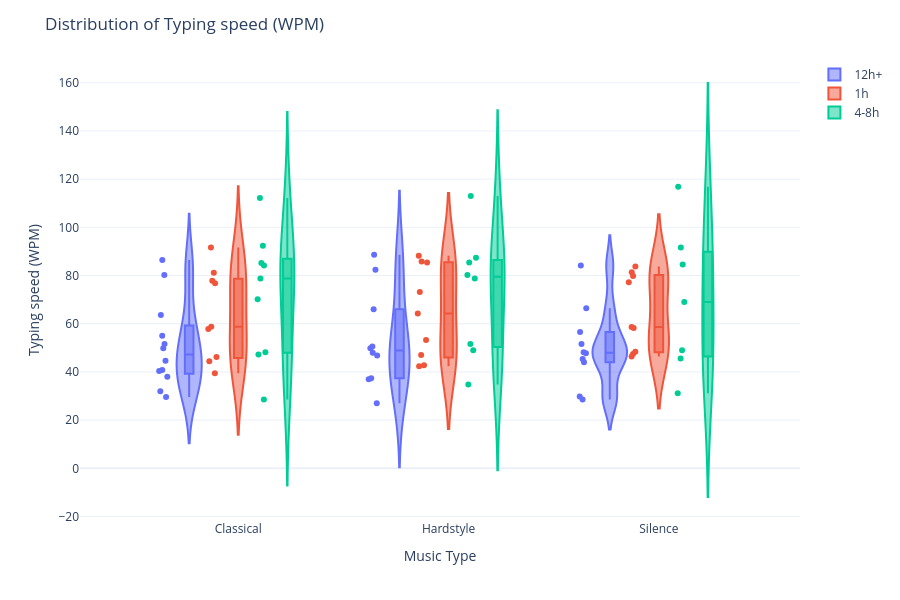
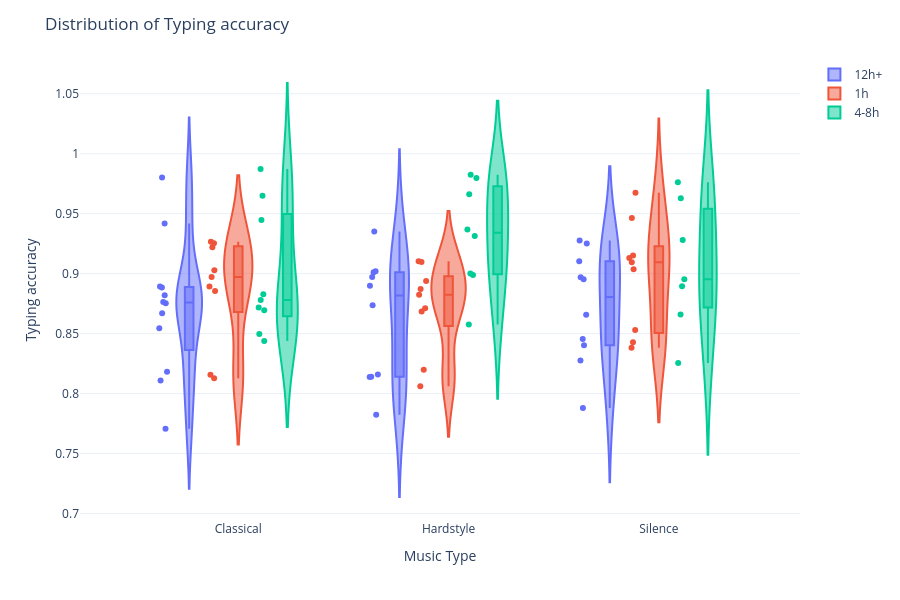
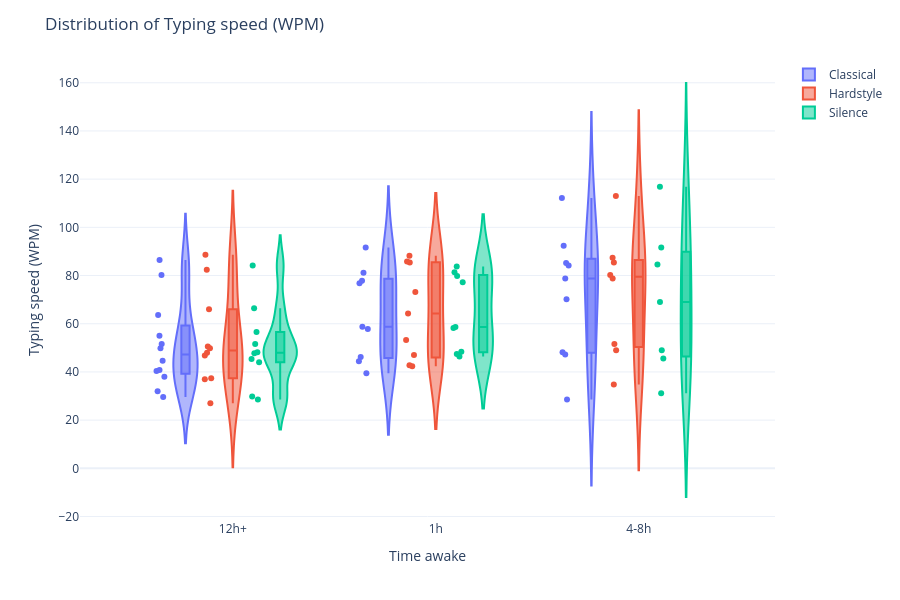
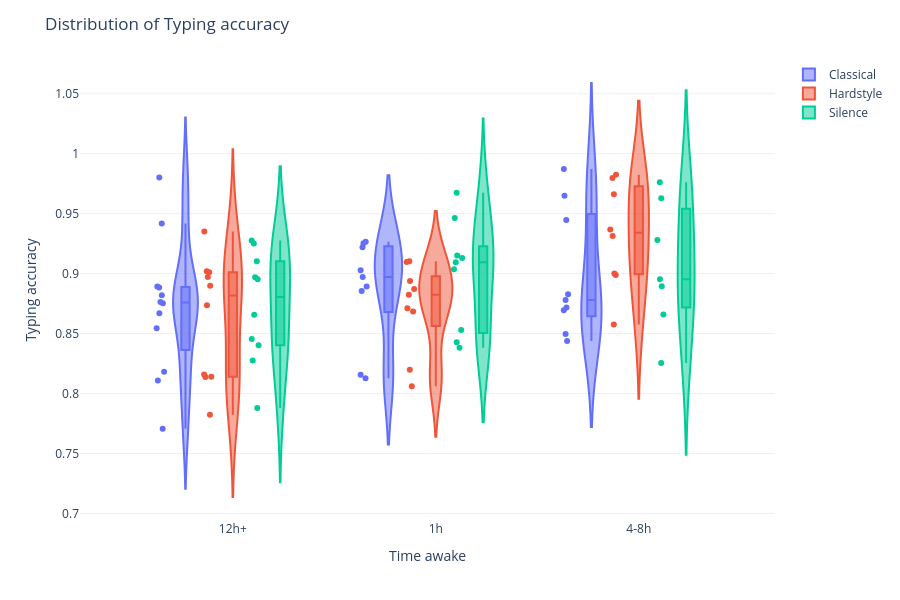

The notebook cell saved with these charts, in order:
### Code cell
# ---------- 4. publication-quality figures ----------
def violin_plot(
    xAxis: str, yAxis: str, sortBy: str, xlabel: str, ylabel: str, func_name: str
):
    fig = px.violin(
        df,
        x=xAxis,
        y=yAxis,
        color=sortBy,
        box=True,
        points="all",
        labels={xAxis: xlabel, yAxis: ylabel},
        width=PLOT_WIDTH,
        height=PLOT_HEIGHT,
    )
    fig.update_layout(
        title=f"Distribution of {ylabel}", violingap=0.3, legend_title_text=""
    )
    fig.write_image(OUT_DIR / f"{func_name}-{sortBy}.svg")
    fig.write_image(OUT_DIR / f"{func_name}-{sortBy}.png", scale=2)  # high-res bitmap
    return fig


violin_plot_wpm = violin_plot(
    xAxis="music_type",
    xlabel="Music Type",
    yAxis="typing_speed_wpm",
    ylabel="Typing speed (WPM)",
    sortBy="time_awake",
    func_name="violin_wpm",
)
violin_plot_wpm.show()

violin_plot_acc = violin_plot(
    xAxis="music_type",
    xlabel="Music Type",
    yAxis="typing_accuracy",
    ylabel="Typing accuracy",
    sortBy="time_awake",
    func_name="violin_acc",
)
violin_plot_acc.show()

violin_plot_wpm_music = violin_plot(
    xAxis="time_awake",
    xlabel="Time awake",
    yAxis="typing_speed_wpm",
    ylabel="Typing speed (WPM)",
    sortBy="music_type",
    func_name="violin_wpm_music",
)
violin_plot_wpm_music.show()

violin_plot_acc_music = violin_plot(
    xAxis="time_awake",
    xlabel="Time awake",
    yAxis="typing_accuracy",
    ylabel="Typing accuracy",
    sortBy="music_type",
    func_name="violin_acc_music",
)
violin_plot_acc_music.show()

### Figure 1 — Plotly figure (JSON) as saved in the notebook; plotly's stock layout.template omitted (floating-point values rounded to 4 significant figures)
{"data": [{"alignmentgroup": "True", "box": {"visible": true}, "hovertemplate": "time_awake=12h+<br>Music Type=%{x}<br>Typing speed (WPM)=%{y}<extra></extra>", "legendgroup": "12h+", "marker": {"color": "#636efa"}, "name": "12h+", "offsetgroup": "12h+", "orientation": "v", "points": "all", "scalegroup": "True", "showlegend": true, "type": "violin", "x": ["Classical", "Hardstyle", "Classical", "Classical", "Silence", "Silence", "Hardstyle", "Classical", "Classical", "Hardstyle", "Silence", "Silence", "Hardstyle", "Classical", "Hardstyle", "Silence", "Classical", "Classical", "Hardstyle", "Silence", "Silence", "Hardstyle", "Classical", "Classical", "Hardstyle", "Silence", "Classical", "Hardstyle", "Silence", "Classical", "Silence", "Hardstyle"], "x0": " ", "xaxis": "x", "y": [86.4, 88.6, 40.4, 55.0, 66.4, 29.8, 37.0, 29.6, 40.8, 46.8, 45.4, 84.2, 82.4, 80.2, 27.0, 28.6, 32.0, 51.6, 49.8, 51.6, 56.6, 66.0, 63.6, 49.8, 48.0, 47.8, 38.0, 37.4, 44.0, 44.6, 48.2, 50.6], "y0": " ", "yaxis": "y"}, {"alignmentgroup": "True", "box": {"visible": true}, "hovertemplate": "time_awake=1h<br>Music Type=%{x}<br>Typing speed (WPM)=%{y}<extra></extra>", "legendgroup": "1h", "marker": {"color": "#EF553B"}, "name": "1h", "offsetgroup": "1h", "orientation": "v", "points": "all", "scalegroup": "True", "showlegend": true, "type": "violin", "x": ["Classical", "Silence", "Hardstyle", "Hardstyle", "Classical", "Silence", "Hardstyle", "Classical", "Silence", "Hardstyle", "Classical", "Silence", "Classical", "Hardstyle", "Silence", "Hardstyle", "Silence", "Classical", "Hardstyle", "Silence", "Classical", "Classical", "Silence", "Hardstyle", "Silence", "Classical", "Hardstyle"], "x0": " ", "xaxis": "x", "y": [81.2, 81.4, 73.2, 42.8, 44.4, 47.4, 88.2, 76.8, 79.8, 64.2, 58.8, 58.6, 39.4, 47.0, 48.4, 53.2, 58.2, 57.8, 42.4, 46.4, 46.2, 91.6, 77.2, 85.4, 83.8, 77.8, 85.8], "y0": " ", "yaxis": "y"}, {"alignmentgroup": "True", "box": {"visible": true}, "hovertemplate": "time_awake=4-8h<br>Music Type=%{x}<br>Typing speed (WPM)=%{y}<extra></extra>", "legendgroup": "4-8h", "marker": {"color": "#00cc96"}, "name": "4-8h", "offsetgroup": "4-8h", "orientation": "v", "points": "all", "scalegroup": "True", "showlegend": true, "type": "violin", "x": ["Classical", "Hardstyle", "Classical", "Classical", "Hardstyle", "Silence", "Silence", "Classical", "Hardstyle", "Classical", "Hardstyle", "Silence", "Classical", "Hardstyle", "Silence", "Hardstyle", "Classical", "Silence", "Hardstyle", "Classical", "Silence", "Hardstyle", "Silence", "Classical"], "x0": " ", "xaxis": "x", "y": [70.2, 87.4, 85.2, 28.6, 34.8, 31.2, 49.0, 48.2, 51.6, 92.4, 85.4, 84.6, 78.8, 78.8, 69.0, 113.0, 112.2, 116.8, 49.0, 47.2, 45.6, 80.2, 91.6, 84.2], "y0": " ", "yaxis": "y"}], "layout": {"height": 600, "legend": {"title": {"text": ""}, "tracegroupgap": 0}, "margin": {"t": 60}, "title": {"text": "Distribution of Typing speed (WPM)"}, "violingap": 0.3, "violinmode": "group", "width": 900, "xaxis": {"anchor": "y", "domain": [0, 1], "title": {"text": "Music Type"}}, "yaxis": {"anchor": "x", "domain": [0, 1], "title": {"text": "Typing speed (WPM)"}}}}

### Figure 2 — Plotly figure (JSON) as saved in the notebook; plotly's stock layout.template omitted (floating-point values rounded to 4 significant figures)
{"data": [{"alignmentgroup": "True", "box": {"visible": true}, "hovertemplate": "time_awake=12h+<br>Music Type=%{x}<br>Typing accuracy=%{y}<extra></extra>", "legendgroup": "12h+", "marker": {"color": "#636efa"}, "name": "12h+", "offsetgroup": "12h+", "orientation": "v", "points": "all", "scalegroup": "True", "showlegend": true, "type": "violin", "x": ["Classical", "Hardstyle", "Classical", "Classical", "Silence", "Silence", "Hardstyle", "Classical", "Classical", "Hardstyle", "Silence", "Silence", "Hardstyle", "Classical", "Hardstyle", "Silence", "Classical", "Classical", "Hardstyle", "Silence", "Silence", "Hardstyle", "Classical", "Classical", "Hardstyle", "Silence", "Classical", "Hardstyle", "Silence", "Classical", "Silence", "Hardstyle"], "x0": " ", "xaxis": "x", "y": [0.8819, 0.8736, 0.9802, 0.9418, 0.9277, 0.8658, 0.9351, 0.8108, 0.8884, 0.9012, 0.8954, 0.897, 0.8899, 0.8892, 0.7823, 0.9103, 0.7706, 0.8764, 0.8139, 0.9251, 0.788, 0.902, 0.8754, 0.8545, 0.8972, 0.8276, 0.8182, 0.8141, 0.8403, 0.867, 0.8456, 0.8159], "y0": " ", "yaxis": "y"}, {"alignmentgroup": "True", "box": {"visible": true}, "hovertemplate": "time_awake=1h<br>Music Type=%{x}<br>Typing accuracy=%{y}<extra></extra>", "legendgroup": "1h", "marker": {"color": "#EF553B"}, "name": "1h", "offsetgroup": "1h", "orientation": "v", "points": "all", "scalegroup": "True", "showlegend": true, "type": "violin", "x": ["Classical", "Silence", "Hardstyle", "Hardstyle", "Classical", "Silence", "Hardstyle", "Classical", "Silence", "Hardstyle", "Classical", "Silence", "Classical", "Hardstyle", "Silence", "Hardstyle", "Silence", "Classical", "Hardstyle", "Silence", "Classical", "Classical", "Silence", "Hardstyle", "Silence", "Classical", "Hardstyle"], "x0": " ", "xaxis": "x", "y": [0.8892, 0.8428, 0.806, 0.8938, 0.8156, 0.9036, 0.8684, 0.8128, 0.915, 0.8824, 0.9029, 0.8381, 0.922, 0.8871, 0.9675, 0.8198, 0.9463, 0.9267, 0.8711, 0.9095, 0.8971, 0.9254, 0.8529, 0.9097, 0.913, 0.8856, 0.9103], "y0": " ", "yaxis": "y"}, {"alignmentgroup": "True", "box": {"visible": true}, "hovertemplate": "time_awake=4-8h<br>Music Type=%{x}<br>Typing accuracy=%{y}<extra></extra>", "legendgroup": "4-8h", "marker": {"color": "#00cc96"}, "name": "4-8h", "offsetgroup": "4-8h", "orientation": "v", "points": "all", "scalegroup": "True", "showlegend": true, "type": "violin", "x": ["Classical", "Hardstyle", "Classical", "Classical", "Hardstyle", "Silence", "Silence", "Classical", "Hardstyle", "Classical", "Hardstyle", "Silence", "Classical", "Hardstyle", "Silence", "Hardstyle", "Classical", "Silence", "Hardstyle", "Classical", "Silence", "Hardstyle", "Silence", "Classical"], "x0": " ", "xaxis": "x", "y": [0.8718, 0.9314, 0.8779, 0.8497, 0.9661, 0.8896, 0.8953, 0.8828, 0.9, 0.9448, 0.8989, 0.8255, 0.9873, 0.9798, 0.9629, 0.9824, 0.9649, 0.9762, 0.9368, 0.8438, 0.928, 0.8575, 0.8658, 0.8694], "y0": " ", "yaxis": "y"}], "layout": {"height": 600, "legend": {"title": {"text": ""}, "tracegroupgap": 0}, "margin": {"t": 60}, "title": {"text": "Distribution of Typing accuracy"}, "violingap": 0.3, "violinmode": "group", "width": 900, "xaxis": {"anchor": "y", "domain": [0, 1], "title": {"text": "Music Type"}}, "yaxis": {"anchor": "x", "domain": [0, 1], "title": {"text": "Typing accuracy"}}}}

### Figure 3 — Plotly figure (JSON) as saved in the notebook; plotly's stock layout.template omitted (floating-point values rounded to 4 significant figures)
{"data": [{"alignmentgroup": "True", "box": {"visible": true}, "hovertemplate": "music_type=Classical<br>Time awake=%{x}<br>Typing speed (WPM)=%{y}<extra></extra>", "legendgroup": "Classical", "marker": {"color": "#636efa"}, "name": "Classical", "offsetgroup": "Classical", "orientation": "v", "points": "all", "scalegroup": "True", "showlegend": true, "type": "violin", "x": ["12h+", "12h+", "12h+", "1h", "4-8h", "12h+", "4-8h", "12h+", "4-8h", "12h+", "1h", "1h", "4-8h", "12h+", "4-8h", "12h+", "12h+", "1h", "1h", "1h", "4-8h", "4-8h", "1h", "1h", "12h+", "12h+", "4-8h", "12h+", "1h", "4-8h"], "x0": " ", "xaxis": "x", "y": [86.4, 40.4, 55.0, 81.2, 70.2, 29.6, 85.2, 40.8, 28.6, 80.2, 44.4, 76.8, 48.2, 32.0, 92.4, 51.6, 63.6, 58.8, 39.4, 57.8, 78.8, 112.2, 46.2, 91.6, 49.8, 38.0, 47.2, 44.6, 77.8, 84.2], "y0": " ", "yaxis": "y"}, {"alignmentgroup": "True", "box": {"visible": true}, "hovertemplate": "music_type=Hardstyle<br>Time awake=%{x}<br>Typing speed (WPM)=%{y}<extra></extra>", "legendgroup": "Hardstyle", "marker": {"color": "#EF553B"}, "name": "Hardstyle", "offsetgroup": "Hardstyle", "orientation": "v", "points": "all", "scalegroup": "True", "showlegend": true, "type": "violin", "x": ["12h+", "1h", "12h+", "4-8h", "12h+", "4-8h", "12h+", "1h", "1h", "4-8h", "12h+", "4-8h", "12h+", "12h+", "1h", "1h", "1h", "4-8h", "4-8h", "1h", "1h", "12h+", "4-8h", "12h+", "12h+", "1h", "4-8h"], "x0": " ", "xaxis": "x", "y": [88.6, 73.2, 37.0, 87.4, 46.8, 34.8, 82.4, 42.8, 88.2, 51.6, 27.0, 85.4, 49.8, 66.0, 64.2, 47.0, 53.2, 78.8, 113.0, 42.4, 85.4, 48.0, 49.0, 37.4, 50.6, 85.8, 80.2], "y0": " ", "yaxis": "y"}, {"alignmentgroup": "True", "box": {"visible": true}, "hovertemplate": "music_type=Silence<br>Time awake=%{x}<br>Typing speed (WPM)=%{y}<extra></extra>", "legendgroup": "Silence", "marker": {"color": "#00cc96"}, "name": "Silence", "offsetgroup": "Silence", "orientation": "v", "points": "all", "scalegroup": "True", "showlegend": true, "type": "violin", "x": ["12h+", "1h", "12h+", "12h+", "4-8h", "12h+", "1h", "1h", "4-8h", "12h+", "4-8h", "12h+", "12h+", "1h", "1h", "1h", "4-8h", "4-8h", "1h", "1h", "12h+", "4-8h", "12h+", "12h+", "1h", "4-8h"], "x0": " ", "xaxis": "x", "y": [66.4, 81.4, 29.8, 45.4, 31.2, 84.2, 47.4, 79.8, 49.0, 28.6, 84.6, 51.6, 56.6, 58.6, 48.4, 58.2, 69.0, 116.8, 46.4, 77.2, 47.8, 45.6, 44.0, 48.2, 83.8, 91.6], "y0": " ", "yaxis": "y"}], "layout": {"height": 600, "legend": {"title": {"text": ""}, "tracegroupgap": 0}, "margin": {"t": 60}, "title": {"text": "Distribution of Typing speed (WPM)"}, "violingap": 0.3, "violinmode": "group", "width": 900, "xaxis": {"anchor": "y", "domain": [0, 1], "title": {"text": "Time awake"}}, "yaxis": {"anchor": "x", "domain": [0, 1], "title": {"text": "Typing speed (WPM)"}}}}

### Figure 4 — Plotly figure (JSON) as saved in the notebook; plotly's stock layout.template omitted (floating-point values rounded to 4 significant figures)
{"data": [{"alignmentgroup": "True", "box": {"visible": true}, "hovertemplate": "music_type=Classical<br>Time awake=%{x}<br>Typing accuracy=%{y}<extra></extra>", "legendgroup": "Classical", "marker": {"color": "#636efa"}, "name": "Classical", "offsetgroup": "Classical", "orientation": "v", "points": "all", "scalegroup": "True", "showlegend": true, "type": "violin", "x": ["12h+", "12h+", "12h+", "1h", "4-8h", "12h+", "4-8h", "12h+", "4-8h", "12h+", "1h", "1h", "4-8h", "12h+", "4-8h", "12h+", "12h+", "1h", "1h", "1h", "4-8h", "4-8h", "1h", "1h", "12h+", "12h+", "4-8h", "12h+", "1h", "4-8h"], "x0": " ", "xaxis": "x", "y": [0.8819, 0.9802, 0.9418, 0.8892, 0.8718, 0.8108, 0.8779, 0.8884, 0.8497, 0.8892, 0.8156, 0.8128, 0.8828, 0.7706, 0.9448, 0.8764, 0.8754, 0.9029, 0.922, 0.9267, 0.9873, 0.9649, 0.8971, 0.9254, 0.8545, 0.8182, 0.8438, 0.867, 0.8856, 0.8694], "y0": " ", "yaxis": "y"}, {"alignmentgroup": "True", "box": {"visible": true}, "hovertemplate": "music_type=Hardstyle<br>Time awake=%{x}<br>Typing accuracy=%{y}<extra></extra>", "legendgroup": "Hardstyle", "marker": {"color": "#EF553B"}, "name": "Hardstyle", "offsetgroup": "Hardstyle", "orientation": "v", "points": "all", "scalegroup": "True", "showlegend": true, "type": "violin", "x": ["12h+", "1h", "12h+", "4-8h", "12h+", "4-8h", "12h+", "1h", "1h", "4-8h", "12h+", "4-8h", "12h+", "12h+", "1h", "1h", "1h", "4-8h", "4-8h", "1h", "1h", "12h+", "4-8h", "12h+", "12h+", "1h", "4-8h"], "x0": " ", "xaxis": "x", "y": [0.8736, 0.806, 0.9351, 0.9314, 0.9012, 0.9661, 0.8899, 0.8938, 0.8684, 0.9, 0.7823, 0.8989, 0.8139, 0.902, 0.8824, 0.8871, 0.8198, 0.9798, 0.9824, 0.8711, 0.9097, 0.8972, 0.9368, 0.8141, 0.8159, 0.9103, 0.8575], "y0": " ", "yaxis": "y"}, {"alignmentgroup": "True", "box": {"visible": true}, "hovertemplate": "music_type=Silence<br>Time awake=%{x}<br>Typing accuracy=%{y}<extra></extra>", "legendgroup": "Silence", "marker": {"color": "#00cc96"}, "name": "Silence", "offsetgroup": "Silence", "orientation": "v", "points": "all", "scalegroup": "True", "showlegend": true, "type": "violin", "x": ["12h+", "1h", "12h+", "12h+", "4-8h", "12h+", "1h", "1h", "4-8h", "12h+", "4-8h", "12h+", "12h+", "1h", "1h", "1h", "4-8h", "4-8h", "1h", "1h", "12h+", "4-8h", "12h+", "12h+", "1h", "4-8h"], "x0": " ", "xaxis": "x", "y": [0.9277, 0.8428, 0.8658, 0.8954, 0.8896, 0.897, 0.9036, 0.915, 0.8953, 0.9103, 0.8255, 0.9251, 0.788, 0.8381, 0.9675, 0.9463, 0.9629, 0.9762, 0.9095, 0.8529, 0.8276, 0.928, 0.8403, 0.8456, 0.913, 0.8658], "y0": " ", "yaxis": "y"}], "layout": {"height": 600, "legend": {"title": {"text": ""}, "tracegroupgap": 0}, "margin": {"t": 60}, "title": {"text": "Distribution of Typing accuracy"}, "violingap": 0.3, "violinmode": "group", "width": 900, "xaxis": {"anchor": "y", "domain": [0, 1], "title": {"text": "Time awake"}}, "yaxis": {"anchor": "x", "domain": [0, 1], "title": {"text": "Typing accuracy"}}}}
